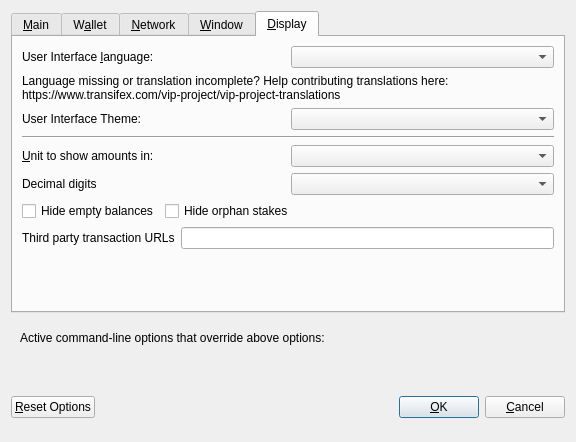
<?xml version="1.0" encoding="UTF-8"?>
<ui version="4.0">
 <class>OptionsDialog</class>
 <widget class="QDialog" name="OptionsDialog">
  <property name="geometry">
   <rect>
    <x>0</x>
    <y>0</y>
    <width>576</width>
    <height>442</height>
   </rect>
  </property>
  <property name="windowTitle">
   <string>Options</string>
  </property>
  <property name="modal">
   <bool>true</bool>
  </property>
  <layout class="QVBoxLayout" name="verticalLayout">
   <item>
    <widget class="QTabWidget" name="tabWidget">
     <property name="currentIndex">
      <number>4</number>
     </property>
     <widget class="QWidget" name="tabMain">
      <attribute name="title">
       <string>&amp;Main</string>
      </attribute>
      <layout class="QVBoxLayout" name="verticalLayout_Main">
       <item>
        <widget class="QCheckBox" name="bitcoinAtStartup">
         <property name="toolTip">
          <string>Automatically start VIP after logging in to the system.</string>
         </property>
         <property name="text">
          <string>&amp;Start VIP on system login</string>
         </property>
        </widget>
       </item>
       <item>
        <layout class="QHBoxLayout" name="horizontalLayout_2_Main">
         <item>
          <widget class="QLabel" name="databaseCacheLabel">
           <property name="text">
            <string>Size of &amp;database cache</string>
           </property>
           <property name="textFormat">
            <enum>Qt::PlainText</enum>
           </property>
           <property name="buddy">
            <cstring>databaseCache</cstring>
           </property>
          </widget>
         </item>
         <item>
          <widget class="QSpinBox" name="databaseCache"/>
         </item>
         <item>
          <widget class="QLabel" name="databaseCacheUnitLabel">
           <property name="text">
            <string>MB</string>
           </property>
           <property name="textFormat">
            <enum>Qt::PlainText</enum>
           </property>
          </widget>
         </item>
         <item>
          <spacer name="horizontalSpacer_2_Main">
           <property name="orientation">
            <enum>Qt::Horizontal</enum>
           </property>
           <property name="sizeHint" stdset="0">
            <size>
             <width>40</width>
             <height>20</height>
            </size>
           </property>
          </spacer>
         </item>
        </layout>
       </item>
       <item>
        <layout class="QHBoxLayout" name="horizontalLayout_3_Main">
         <item>
          <widget class="QLabel" name="threadsScriptVerifLabel">
           <property name="text">
            <string>Number of script &amp;verification threads</string>
           </property>
           <property name="textFormat">
            <enum>Qt::PlainText</enum>
           </property>
           <property name="buddy">
            <cstring>threadsScriptVerif</cstring>
           </property>
          </widget>
         </item>
         <item>
          <widget class="QSpinBox" name="threadsScriptVerif">
           <property name="toolTip">
            <string>(0 = auto, &lt;0 = leave that many cores free)</string>
           </property>
          </widget>
         </item>
         <item>
          <spacer name="horizontalSpacer_3_Main">
           <property name="orientation">
            <enum>Qt::Horizontal</enum>
           </property>
           <property name="sizeHint" stdset="0">
            <size>
             <width>40</width>
             <height>20</height>
            </size>
           </property>
          </spacer>
         </item>
        </layout>
       </item>
       <item>
        <spacer name="verticalSpacer_2">
         <property name="orientation">
          <enum>Qt::Vertical</enum>
         </property>
         <property name="sizeHint" stdset="0">
          <size>
           <width>20</width>
           <height>40</height>
          </size>
         </property>
        </spacer>
       </item>
       <item>
        <layout class="QHBoxLayout" name="horizontalLayout" stretch="0,0">
         <property name="sizeConstraint">
          <enum>QLayout::SetFixedSize</enum>
         </property>
        </layout>
       </item>
      </layout>
     </widget>
     <widget class="QWidget" name="tabWallet">
      <attribute name="title">
       <string>W&amp;allet</string>
      </attribute>
      <layout class="QVBoxLayout" name="verticalLayout_Wallet">
       <item>
        <layout class="QHBoxLayout" name="horizontalLayout_2_Wallet">
         <item>
          <widget class="QLabel" name="labelStakeSplitThresholdText">
           <property name="text">
            <string>Stake split threshold:</string>
           </property>
          </widget>
         </item>
         <item>
          <widget class="QSpinBox" name="spinBoxStakeSplitThreshold">
           <property name="minimum">
            <number>1</number>
           </property>
           <property name="maximum">
            <number>999999</number>
           </property>
          </widget>
         </item>
        </layout>
       </item>
       <item>
        <widget class="QGroupBox" name="groupBox">
         <property name="title">
          <string>Expert</string>
         </property>
         <layout class="QVBoxLayout" name="verticalLayout_2">
          <item>
           <widget class="QCheckBox" name="coinControlFeatures">
            <property name="toolTip">
             <string>Whether to show coin control features or not.</string>
            </property>
            <property name="text">
             <string>Enable coin &amp;control features</string>
            </property>
           </widget>
          </item>
          <item>
           <widget class="QCheckBox" name="showMasternodesTab">
            <property name="toolTip">
             <string>Show additional tab listing all your masternodes in first sub-tab&lt;br/&gt;and all masternodes on the network in second sub-tab.</string>
            </property>
            <property name="text">
             <string>Show Masternodes Tab</string>
            </property>
           </widget>
          </item>
         </layout>
        </widget>
       </item>
       <item>
        <spacer name="verticalSpacer_Wallet">
         <property name="orientation">
          <enum>Qt::Vertical</enum>
         </property>
         <property name="sizeHint" stdset="0">
          <size>
           <width>20</width>
           <height>40</height>
          </size>
         </property>
        </spacer>
       </item>
      </layout>
     </widget>
     <widget class="QWidget" name="tabNetwork">
      <attribute name="title">
       <string>&amp;Network</string>
      </attribute>
      <layout class="QVBoxLayout" name="verticalLayout_Network">
       <item>
        <widget class="QCheckBox" name="mapPortUpnp">
         <property name="toolTip">
          <string>Automatically open the VIP client port on the router. This only works when your router supports UPnP and it is enabled.</string>
         </property>
         <property name="text">
          <string>Map port using &amp;UPnP</string>
         </property>
        </widget>
       </item>
       <item>
        <widget class="QCheckBox" name="allowIncoming">
         <property name="toolTip">
          <string>Accept connections from outside</string>
         </property>
         <property name="text">
          <string>Allow incoming connections</string>
         </property>
        </widget>
       </item>
       <item>
        <widget class="QCheckBox" name="connectSocks">
         <property name="toolTip">
          <string>Connect to the VIP network through a SOCKS5 proxy.</string>
         </property>
         <property name="text">
          <string>&amp;Connect through SOCKS5 proxy (default proxy):</string>
         </property>
        </widget>
       </item>
       <item>
        <layout class="QHBoxLayout" name="horizontalLayout_1_Network">
         <item>
          <widget class="QLabel" name="proxyIpLabel">
           <property name="text">
            <string>Proxy &amp;IP:</string>
           </property>
           <property name="textFormat">
            <enum>Qt::PlainText</enum>
           </property>
           <property name="buddy">
            <cstring>proxyIp</cstring>
           </property>
          </widget>
         </item>
         <item>
          <widget class="QValidatedLineEdit" name="proxyIp">
           <property name="minimumSize">
            <size>
             <width>140</width>
             <height>0</height>
            </size>
           </property>
           <property name="maximumSize">
            <size>
             <width>140</width>
             <height>16777215</height>
            </size>
           </property>
           <property name="toolTip">
            <string>IP address of the proxy (e.g. IPv4: 127.0.0.1 / IPv6: ::1)</string>
           </property>
          </widget>
         </item>
         <item>
          <widget class="QLabel" name="proxyPortLabel">
           <property name="text">
            <string>&amp;Port:</string>
           </property>
           <property name="textFormat">
            <enum>Qt::PlainText</enum>
           </property>
           <property name="buddy">
            <cstring>proxyPort</cstring>
           </property>
          </widget>
         </item>
         <item>
          <widget class="QLineEdit" name="proxyPort">
           <property name="minimumSize">
            <size>
             <width>55</width>
             <height>0</height>
            </size>
           </property>
           <property name="maximumSize">
            <size>
             <width>55</width>
             <height>16777215</height>
            </size>
           </property>
           <property name="toolTip">
            <string>Port of the proxy (e.g. 9050)</string>
           </property>
          </widget>
         </item>
         <item>
          <spacer name="horizontalSpacer_1_Network">
           <property name="orientation">
            <enum>Qt::Horizontal</enum>
           </property>
           <property name="sizeHint" stdset="0">
            <size>
             <width>40</width>
             <height>20</height>
            </size>
           </property>
          </spacer>
         </item>
        </layout>
       </item>
       <item>
        <spacer name="verticalSpacer_Network">
         <property name="orientation">
          <enum>Qt::Vertical</enum>
         </property>
         <property name="sizeHint" stdset="0">
          <size>
           <width>20</width>
           <height>40</height>
          </size>
         </property>
        </spacer>
       </item>
      </layout>
     </widget>
     <widget class="QWidget" name="tabWindow">
      <attribute name="title">
       <string>&amp;Window</string>
      </attribute>
      <layout class="QVBoxLayout" name="verticalLayout_Window">
       <item>
        <widget class="QCheckBox" name="minimizeToTray">
         <property name="toolTip">
          <string>Show only a tray icon after minimizing the window.</string>
         </property>
         <property name="text">
          <string>&amp;Minimize to the tray instead of the taskbar</string>
         </property>
        </widget>
       </item>
       <item>
        <widget class="QCheckBox" name="minimizeOnClose">
         <property name="toolTip">
          <string>Minimize instead of exit the application when the window is closed. When this option is enabled, the application will be closed only after selecting Quit in the menu.</string>
         </property>
         <property name="text">
          <string>M&amp;inimize on close</string>
         </property>
        </widget>
       </item>
       <item>
        <spacer name="verticalSpacer_Window">
         <property name="orientation">
          <enum>Qt::Vertical</enum>
         </property>
         <property name="sizeHint" stdset="0">
          <size>
           <width>20</width>
           <height>40</height>
          </size>
         </property>
        </spacer>
       </item>
      </layout>
     </widget>
     <widget class="QWidget" name="tabDisplay">
      <attribute name="title">
       <string>&amp;Display</string>
      </attribute>
      <layout class="QVBoxLayout" name="verticalLayout_Display">
       <item>
        <layout class="QHBoxLayout" name="horizontalLayout_1_Display">
         <item>
          <widget class="QLabel" name="langLabel">
           <property name="text">
            <string>User Interface &amp;language:</string>
           </property>
           <property name="textFormat">
            <enum>Qt::PlainText</enum>
           </property>
           <property name="buddy">
            <cstring>lang</cstring>
           </property>
          </widget>
         </item>
         <item>
          <widget class="QValueComboBox" name="lang">
           <property name="toolTip">
            <string>The user interface language can be set here. This setting will take effect after restarting VIP.</string>
           </property>
          </widget>
         </item>
        </layout>
       </item>
       <item>
        <widget class="QLabel" name="label_3">
         <property name="toolTip">
          <string notr="true"/>
         </property>
         <property name="statusTip">
          <string notr="true"/>
         </property>
         <property name="whatsThis">
          <string notr="true"/>
         </property>
         <property name="accessibleName">
          <string notr="true"/>
         </property>
         <property name="text">
          <string>Language missing or translation incomplete? Help contributing translations here:
https://www.transifex.com/vip-project/vip-project-translations</string>
         </property>
         <property name="wordWrap">
          <bool>true</bool>
         </property>
         <property name="openExternalLinks">
          <bool>true</bool>
         </property>
         <property name="textInteractionFlags">
          <set>Qt::TextBrowserInteraction</set>
         </property>
        </widget>
       </item>
       <item>
        <layout class="QHBoxLayout" name="horizontalLayout_2_Display" stretch="0,0">
         <item>
          <widget class="QLabel" name="themeLabel">
           <property name="text">
            <string>User Interface Theme:</string>
           </property>
          </widget>
         </item>
         <item>
          <widget class="QValueComboBox" name="theme"/>
         </item>
        </layout>
       </item>
       <item>
        <widget class="Line" name="line">
         <property name="orientation">
          <enum>Qt::Horizontal</enum>
         </property>
        </widget>
       </item>
       <item>
        <layout class="QHBoxLayout" name="horizontalLayout_3_Display">
         <item>
          <widget class="QLabel" name="unitLabel">
           <property name="text">
            <string>&amp;Unit to show amounts in:</string>
           </property>
           <property name="textFormat">
            <enum>Qt::PlainText</enum>
           </property>
           <property name="buddy">
            <cstring>unit</cstring>
           </property>
          </widget>
         </item>
         <item>
          <widget class="QValueComboBox" name="unit">
           <property name="toolTip">
            <string>Choose the default subdivision unit to show in the interface and when sending coins.</string>
           </property>
          </widget>
         </item>
        </layout>
       </item>
       <item>
        <layout class="QHBoxLayout" name="horizontalLayout_4_Display">
         <item>
          <widget class="QLabel" name="digitsLabel">
           <property name="text">
            <string>Decimal digits</string>
           </property>
          </widget>
         </item>
         <item>
          <widget class="QValueComboBox" name="digits"/>
         </item>
        </layout>
       </item>
       <item>
        <layout class="QHBoxLayout" name="horizontalLayout_5_Display">
         <item>
          <widget class="QCheckBox" name="checkBoxHideZeroBalances">
           <property name="toolTip">
            <string>Hide empty balances</string>
           </property>
           <property name="layoutDirection">
            <enum>Qt::LeftToRight</enum>
           </property>
           <property name="text">
            <string>Hide empty balances</string>
           </property>
          </widget>
         </item>
         <item>
          <widget class="QCheckBox" name="checkBoxHideOrphans">
           <property name="toolTip">
            <string>Hide orphan stakes in transaction lists</string>
           </property>
           <property name="text">
            <string>Hide orphan stakes</string>
           </property>
          </widget>
         </item>
         <item>
          <spacer name="horizontalSpacer">
           <property name="orientation">
            <enum>Qt::Horizontal</enum>
           </property>
           <property name="sizeHint" stdset="0">
            <size>
             <width>40</width>
             <height>20</height>
            </size>
           </property>
          </spacer>
         </item>
        </layout>
       </item>
       <item>
        <layout class="QHBoxLayout" name="horizontalLayout_6_Display">
         <item>
          <widget class="QLabel" name="thirdPartyTxUrlsLabel">
           <property name="toolTip">
            <string>Third party URLs (e.g. a block explorer) that appear in the transactions tab as context menu items. %s in the URL is replaced by transaction hash. Multiple URLs are separated by vertical bar |.</string>
           </property>
           <property name="text">
            <string>Third party transaction URLs</string>
           </property>
           <property name="buddy">
            <cstring>thirdPartyTxUrls</cstring>
           </property>
          </widget>
         </item>
         <item>
          <widget class="QLineEdit" name="thirdPartyTxUrls">
           <property name="toolTip">
            <string>Third party URLs (e.g. a block explorer) that appear in the transactions tab as context menu items. %s in the URL is replaced by transaction hash. Multiple URLs are separated by vertical bar |.</string>
           </property>
          </widget>
         </item>
        </layout>
       </item>
       <item>
        <spacer name="verticalSpacer">
         <property name="orientation">
          <enum>Qt::Vertical</enum>
         </property>
         <property name="sizeHint" stdset="0">
          <size>
           <width>20</width>
           <height>40</height>
          </size>
         </property>
        </spacer>
       </item>
      </layout>
     </widget>
    </widget>
   </item>
   <item>
    <widget class="QFrame" name="frame">
     <layout class="QVBoxLayout" name="verticalLayout_Bottom">
      <item>
       <layout class="QHBoxLayout" name="horizontalLayout_Bottom">
        <item>
         <widget class="QLabel" name="overriddenByCommandLineInfoLabel">
          <property name="text">
           <string>Active command-line options that override above options:</string>
          </property>
          <property name="textFormat">
           <enum>Qt::PlainText</enum>
          </property>
         </widget>
        </item>
        <item>
         <spacer name="horizontalSpacer_Bottom">
          <property name="orientation">
           <enum>Qt::Horizontal</enum>
          </property>
          <property name="sizeHint" stdset="0">
           <size>
            <width>40</width>
            <height>20</height>
           </size>
          </property>
         </spacer>
        </item>
       </layout>
      </item>
      <item>
       <widget class="QLabel" name="overriddenByCommandLineLabel">
        <property name="text">
         <string/>
        </property>
        <property name="textFormat">
         <enum>Qt::PlainText</enum>
        </property>
        <property name="wordWrap">
         <bool>true</bool>
        </property>
       </widget>
      </item>
     </layout>
    </widget>
   </item>
   <item>
    <layout class="QHBoxLayout" name="horizontalLayout_Buttons">
     <item>
      <widget class="QPushButton" name="resetButton">
       <property name="toolTip">
        <string>Reset all client options to default.</string>
       </property>
       <property name="text">
        <string>&amp;Reset Options</string>
       </property>
       <property name="autoDefault">
        <bool>false</bool>
       </property>
      </widget>
     </item>
     <item>
      <spacer name="horizontalSpacer_1">
       <property name="orientation">
        <enum>Qt::Horizontal</enum>
       </property>
       <property name="sizeHint" stdset="0">
        <size>
         <width>40</width>
         <height>48</height>
        </size>
       </property>
      </spacer>
     </item>
     <item>
      <widget class="QLabel" name="statusLabel">
       <property name="minimumSize">
        <size>
         <width>200</width>
         <height>0</height>
        </size>
       </property>
       <property name="font">
        <font>
         <weight>75</weight>
         <bold>true</bold>
        </font>
       </property>
       <property name="text">
        <string/>
       </property>
       <property name="textFormat">
        <enum>Qt::PlainText</enum>
       </property>
       <property name="wordWrap">
        <bool>true</bool>
       </property>
      </widget>
     </item>
     <item>
      <spacer name="horizontalSpacer_2">
       <property name="orientation">
        <enum>Qt::Horizontal</enum>
       </property>
       <property name="sizeHint" stdset="0">
        <size>
         <width>40</width>
         <height>48</height>
        </size>
       </property>
      </spacer>
     </item>
     <item>
      <widget class="QPushButton" name="okButton">
       <property name="text">
        <string>&amp;OK</string>
       </property>
       <property name="autoDefault">
        <bool>false</bool>
       </property>
       <property name="default">
        <bool>true</bool>
       </property>
      </widget>
     </item>
     <item>
      <widget class="QPushButton" name="cancelButton">
       <property name="text">
        <string>&amp;Cancel</string>
       </property>
       <property name="autoDefault">
        <bool>false</bool>
       </property>
      </widget>
     </item>
    </layout>
   </item>
  </layout>
 </widget>
 <customwidgets>
  <customwidget>
   <class>QValidatedLineEdit</class>
   <extends>QLineEdit</extends>
   <header>qvalidatedlineedit.h</header>
  </customwidget>
  <customwidget>
   <class>QValueComboBox</class>
   <extends>QComboBox</extends>
   <header>qvaluecombobox.h</header>
  </customwidget>
 </customwidgets>
 <resources/>
 <connections/>
</ui>
